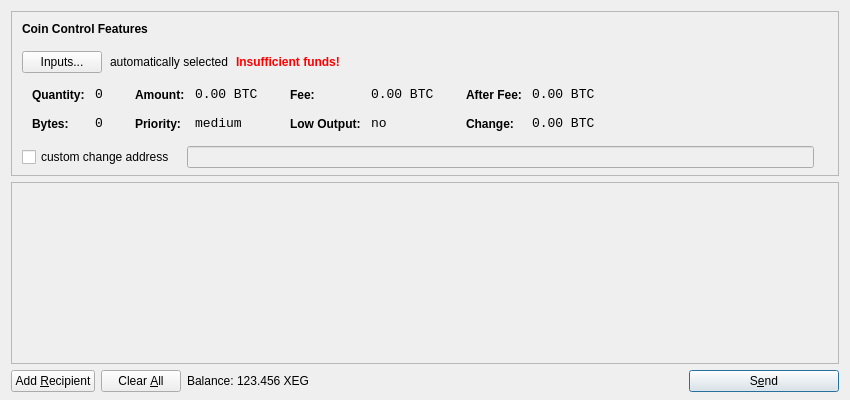
<?xml version="1.0" encoding="UTF-8"?>
<ui version="4.0">
 <class>SendCoinsDialog</class>
 <widget class="QDialog" name="SendCoinsDialog">
  <property name="geometry">
   <rect>
    <x>0</x>
    <y>0</y>
    <width>850</width>
    <height>400</height>
   </rect>
  </property>
  <property name="windowTitle">
   <string>Send Coins</string>
  </property>
  <layout class="QVBoxLayout" name="verticalLayout" stretch="0,1,0">
   <property name="bottomMargin">
    <number>8</number>
   </property>
   <item>
    <widget class="QFrame" name="frameCoinControl">
     <property name="sizePolicy">
      <sizepolicy hsizetype="Expanding" vsizetype="Expanding">
       <horstretch>0</horstretch>
       <verstretch>0</verstretch>
      </sizepolicy>
     </property>
     <property name="maximumSize">
      <size>
       <width>16777215</width>
       <height>16777215</height>
      </size>
     </property>
     <property name="frameShape">
      <enum>QFrame::StyledPanel</enum>
     </property>
     <property name="frameShadow">
      <enum>QFrame::Sunken</enum>
     </property>
     <layout class="QVBoxLayout" name="verticalLayoutCoinControl2">
      <property name="spacing">
       <number>-1</number>
      </property>
      <property name="leftMargin">
       <number>0</number>
      </property>
      <property name="topMargin">
       <number>0</number>
      </property>
      <property name="rightMargin">
       <number>0</number>
      </property>
      <property name="bottomMargin">
       <number>6</number>
      </property>
      <item>
       <layout class="QVBoxLayout" name="verticalLayoutCoinControl" stretch="0,0,0,0,1">
        <property name="spacing">
         <number>0</number>
        </property>
        <property name="leftMargin">
         <number>10</number>
        </property>
        <property name="topMargin">
         <number>10</number>
        </property>
        <item>
         <layout class="QHBoxLayout" name="horizontalLayoutCoinControl1">
          <property name="bottomMargin">
           <number>15</number>
          </property>
          <item>
           <widget class="QLabel" name="labelCoinControlFeatures">
            <property name="sizePolicy">
             <sizepolicy hsizetype="Preferred" vsizetype="Maximum">
              <horstretch>0</horstretch>
              <verstretch>0</verstretch>
             </sizepolicy>
            </property>
            <property name="font">
             <font>
              <weight>75</weight>
              <bold>true</bold>
             </font>
            </property>
            <property name="styleSheet">
             <string notr="true">font-weight:bold;</string>
            </property>
            <property name="text">
             <string>Coin Control Features</string>
            </property>
           </widget>
          </item>
         </layout>
        </item>
        <item>
         <layout class="QHBoxLayout" name="horizontalLayoutCoinControl2" stretch="0,0,0,0">
          <property name="spacing">
           <number>8</number>
          </property>
          <property name="bottomMargin">
           <number>10</number>
          </property>
          <item>
           <widget class="QPushButton" name="pushButtonCoinControl">
            <property name="styleSheet">
             <string notr="true"/>
            </property>
            <property name="text">
             <string>Inputs...</string>
            </property>
           </widget>
          </item>
          <item>
           <widget class="QLabel" name="labelCoinControlAutomaticallySelected">
            <property name="text">
             <string>automatically selected</string>
            </property>
            <property name="margin">
             <number>5</number>
            </property>
           </widget>
          </item>
          <item>
           <widget class="QLabel" name="labelCoinControlInsuffFunds">
            <property name="font">
             <font>
              <weight>75</weight>
              <bold>true</bold>
             </font>
            </property>
            <property name="styleSheet">
             <string notr="true">color:red;font-weight:bold;</string>
            </property>
            <property name="text">
             <string>Insufficient funds!</string>
            </property>
            <property name="margin">
             <number>5</number>
            </property>
           </widget>
          </item>
          <item>
           <spacer name="horizontalSpacerCoinControl">
            <property name="orientation">
             <enum>Qt::Horizontal</enum>
            </property>
            <property name="sizeHint" stdset="0">
             <size>
              <width>40</width>
              <height>1</height>
             </size>
            </property>
           </spacer>
          </item>
         </layout>
        </item>
        <item>
         <widget class="QWidget" name="widgetCoinControl" native="true">
          <property name="sizePolicy">
           <sizepolicy hsizetype="Preferred" vsizetype="Preferred">
            <horstretch>0</horstretch>
            <verstretch>0</verstretch>
           </sizepolicy>
          </property>
          <property name="minimumSize">
           <size>
            <width>0</width>
            <height>0</height>
           </size>
          </property>
          <property name="styleSheet">
           <string notr="true"/>
          </property>
          <layout class="QHBoxLayout" name="horizontalLayoutCoinControl5">
           <property name="margin">
            <number>0</number>
           </property>
           <item>
            <layout class="QHBoxLayout" name="horizontalLayoutCoinControl3" stretch="0,0,0,1">
             <property name="spacing">
              <number>20</number>
             </property>
             <property name="topMargin">
              <number>0</number>
             </property>
             <property name="bottomMargin">
              <number>10</number>
             </property>
             <item>
              <layout class="QFormLayout" name="formLayoutCoinControl1">
               <property name="horizontalSpacing">
                <number>10</number>
               </property>
               <property name="verticalSpacing">
                <number>14</number>
               </property>
               <property name="leftMargin">
                <number>10</number>
               </property>
               <property name="topMargin">
                <number>4</number>
               </property>
               <property name="rightMargin">
                <number>6</number>
               </property>
               <item row="0" column="0">
                <widget class="QLabel" name="labelCoinControlQuantityText">
                 <property name="styleSheet">
                  <string notr="true">font-weight:bold;</string>
                 </property>
                 <property name="text">
                  <string>Quantity:</string>
                 </property>
                 <property name="margin">
                  <number>0</number>
                 </property>
                </widget>
               </item>
               <item row="0" column="1">
                <widget class="QLabel" name="labelCoinControlQuantity">
                 <property name="font">
                  <font>
                   <family>Monospace</family>
                   <pointsize>10</pointsize>
                  </font>
                 </property>
                 <property name="cursor">
                  <cursorShape>IBeamCursor</cursorShape>
                 </property>
                 <property name="contextMenuPolicy">
                  <enum>Qt::ActionsContextMenu</enum>
                 </property>
                 <property name="text">
                  <string notr="true">0</string>
                 </property>
                 <property name="margin">
                  <number>0</number>
                 </property>
                 <property name="textInteractionFlags">
                  <set>Qt::LinksAccessibleByMouse|Qt::TextSelectableByKeyboard|Qt::TextSelectableByMouse</set>
                 </property>
                </widget>
               </item>
               <item row="1" column="0">
                <widget class="QLabel" name="labelCoinControlBytesText">
                 <property name="styleSheet">
                  <string notr="true">font-weight:bold;</string>
                 </property>
                 <property name="text">
                  <string>Bytes:</string>
                 </property>
                </widget>
               </item>
               <item row="1" column="1">
                <widget class="QLabel" name="labelCoinControlBytes">
                 <property name="font">
                  <font>
                   <family>Monospace</family>
                   <pointsize>10</pointsize>
                  </font>
                 </property>
                 <property name="cursor">
                  <cursorShape>IBeamCursor</cursorShape>
                 </property>
                 <property name="contextMenuPolicy">
                  <enum>Qt::ActionsContextMenu</enum>
                 </property>
                 <property name="text">
                  <string notr="true">0</string>
                 </property>
                 <property name="textInteractionFlags">
                  <set>Qt::LinksAccessibleByMouse|Qt::TextSelectableByKeyboard|Qt::TextSelectableByMouse</set>
                 </property>
                </widget>
               </item>
              </layout>
             </item>
             <item>
              <layout class="QFormLayout" name="formLayoutCoinControl2">
               <property name="horizontalSpacing">
                <number>10</number>
               </property>
               <property name="verticalSpacing">
                <number>14</number>
               </property>
               <property name="leftMargin">
                <number>6</number>
               </property>
               <property name="topMargin">
                <number>4</number>
               </property>
               <property name="rightMargin">
                <number>6</number>
               </property>
               <item row="0" column="0">
                <widget class="QLabel" name="labelCoinControlAmountText">
                 <property name="styleSheet">
                  <string notr="true">font-weight:bold;</string>
                 </property>
                 <property name="text">
                  <string>Amount:</string>
                 </property>
                 <property name="margin">
                  <number>0</number>
                 </property>
                </widget>
               </item>
               <item row="0" column="1">
                <widget class="QLabel" name="labelCoinControlAmount">
                 <property name="font">
                  <font>
                   <family>Monospace</family>
                   <pointsize>10</pointsize>
                  </font>
                 </property>
                 <property name="cursor">
                  <cursorShape>IBeamCursor</cursorShape>
                 </property>
                 <property name="contextMenuPolicy">
                  <enum>Qt::ActionsContextMenu</enum>
                 </property>
                 <property name="text">
                  <string notr="true">0.00 BTC</string>
                 </property>
                 <property name="textInteractionFlags">
                  <set>Qt::LinksAccessibleByMouse|Qt::TextSelectableByKeyboard|Qt::TextSelectableByMouse</set>
                 </property>
                </widget>
               </item>
               <item row="1" column="0">
                <widget class="QLabel" name="labelCoinControlPriorityText">
                 <property name="styleSheet">
                  <string notr="true">font-weight:bold;</string>
                 </property>
                 <property name="text">
                  <string>Priority:</string>
                 </property>
                </widget>
               </item>
               <item row="1" column="1">
                <widget class="QLabel" name="labelCoinControlPriority">
                 <property name="font">
                  <font>
                   <family>Monospace</family>
                   <pointsize>10</pointsize>
                  </font>
                 </property>
                 <property name="cursor">
                  <cursorShape>IBeamCursor</cursorShape>
                 </property>
                 <property name="contextMenuPolicy">
                  <enum>Qt::ActionsContextMenu</enum>
                 </property>
                 <property name="text">
                  <string>medium</string>
                 </property>
                 <property name="textInteractionFlags">
                  <set>Qt::LinksAccessibleByMouse|Qt::TextSelectableByKeyboard|Qt::TextSelectableByMouse</set>
                 </property>
                </widget>
               </item>
              </layout>
             </item>
             <item>
              <layout class="QFormLayout" name="formLayoutCoinControl3">
               <property name="horizontalSpacing">
                <number>10</number>
               </property>
               <property name="verticalSpacing">
                <number>14</number>
               </property>
               <property name="leftMargin">
                <number>6</number>
               </property>
               <property name="topMargin">
                <number>4</number>
               </property>
               <property name="rightMargin">
                <number>6</number>
               </property>
               <item row="0" column="0">
                <widget class="QLabel" name="labelCoinControlFeeText">
                 <property name="styleSheet">
                  <string notr="true">font-weight:bold;</string>
                 </property>
                 <property name="text">
                  <string>Fee:</string>
                 </property>
                 <property name="margin">
                  <number>0</number>
                 </property>
                </widget>
               </item>
               <item row="0" column="1">
                <widget class="QLabel" name="labelCoinControlFee">
                 <property name="font">
                  <font>
                   <family>Monospace</family>
                   <pointsize>10</pointsize>
                  </font>
                 </property>
                 <property name="cursor">
                  <cursorShape>IBeamCursor</cursorShape>
                 </property>
                 <property name="contextMenuPolicy">
                  <enum>Qt::ActionsContextMenu</enum>
                 </property>
                 <property name="text">
                  <string notr="true">0.00 BTC</string>
                 </property>
                 <property name="textInteractionFlags">
                  <set>Qt::LinksAccessibleByMouse|Qt::TextSelectableByKeyboard|Qt::TextSelectableByMouse</set>
                 </property>
                </widget>
               </item>
               <item row="1" column="0">
                <widget class="QLabel" name="labelCoinControlLowOutputText">
                 <property name="styleSheet">
                  <string notr="true">font-weight:bold;</string>
                 </property>
                 <property name="text">
                  <string>Low Output:</string>
                 </property>
                </widget>
               </item>
               <item row="1" column="1">
                <widget class="QLabel" name="labelCoinControlLowOutput">
                 <property name="font">
                  <font>
                   <family>Monospace</family>
                   <pointsize>10</pointsize>
                  </font>
                 </property>
                 <property name="cursor">
                  <cursorShape>IBeamCursor</cursorShape>
                 </property>
                 <property name="contextMenuPolicy">
                  <enum>Qt::ActionsContextMenu</enum>
                 </property>
                 <property name="text">
                  <string>no</string>
                 </property>
                 <property name="textInteractionFlags">
                  <set>Qt::LinksAccessibleByMouse|Qt::TextSelectableByKeyboard|Qt::TextSelectableByMouse</set>
                 </property>
                </widget>
               </item>
              </layout>
             </item>
             <item>
              <layout class="QFormLayout" name="formLayoutCoinControl4">
               <property name="horizontalSpacing">
                <number>10</number>
               </property>
               <property name="verticalSpacing">
                <number>14</number>
               </property>
               <property name="leftMargin">
                <number>6</number>
               </property>
               <property name="topMargin">
                <number>4</number>
               </property>
               <property name="rightMargin">
                <number>6</number>
               </property>
               <item row="0" column="0">
                <widget class="QLabel" name="labelCoinControlAfterFeeText">
                 <property name="styleSheet">
                  <string notr="true">font-weight:bold;</string>
                 </property>
                 <property name="text">
                  <string>After Fee:</string>
                 </property>
                 <property name="margin">
                  <number>0</number>
                 </property>
                </widget>
               </item>
               <item row="0" column="1">
                <widget class="QLabel" name="labelCoinControlAfterFee">
                 <property name="font">
                  <font>
                   <family>Monospace</family>
                   <pointsize>10</pointsize>
                  </font>
                 </property>
                 <property name="cursor">
                  <cursorShape>IBeamCursor</cursorShape>
                 </property>
                 <property name="contextMenuPolicy">
                  <enum>Qt::ActionsContextMenu</enum>
                 </property>
                 <property name="text">
                  <string notr="true">0.00 BTC</string>
                 </property>
                 <property name="textInteractionFlags">
                  <set>Qt::LinksAccessibleByMouse|Qt::TextSelectableByKeyboard|Qt::TextSelectableByMouse</set>
                 </property>
                </widget>
               </item>
               <item row="1" column="0">
                <widget class="QLabel" name="labelCoinControlChangeText">
                 <property name="styleSheet">
                  <string notr="true">font-weight:bold;</string>
                 </property>
                 <property name="text">
                  <string>Change:</string>
                 </property>
                </widget>
               </item>
               <item row="1" column="1">
                <widget class="QLabel" name="labelCoinControlChange">
                 <property name="font">
                  <font>
                   <family>Monospace</family>
                   <pointsize>10</pointsize>
                  </font>
                 </property>
                 <property name="cursor">
                  <cursorShape>IBeamCursor</cursorShape>
                 </property>
                 <property name="contextMenuPolicy">
                  <enum>Qt::ActionsContextMenu</enum>
                 </property>
                 <property name="text">
                  <string notr="true">0.00 BTC</string>
                 </property>
                 <property name="textInteractionFlags">
                  <set>Qt::LinksAccessibleByMouse|Qt::TextSelectableByKeyboard|Qt::TextSelectableByMouse</set>
                 </property>
                </widget>
               </item>
              </layout>
             </item>
            </layout>
           </item>
          </layout>
         </widget>
        </item>
        <item>
         <layout class="QHBoxLayout" name="horizontalLayoutCoinControl4" stretch="0,0,0">
          <property name="spacing">
           <number>12</number>
          </property>
          <property name="sizeConstraint">
           <enum>QLayout::SetDefaultConstraint</enum>
          </property>
          <property name="topMargin">
           <number>5</number>
          </property>
          <property name="rightMargin">
           <number>5</number>
          </property>
          <item>
           <widget class="QCheckBox" name="checkBoxCoinControlChange">
            <property name="text">
             <string>custom change address</string>
            </property>
           </widget>
          </item>
          <item>
           <widget class="QLineEdit" name="lineEditCoinControlChange">
            <property name="enabled">
             <bool>false</bool>
            </property>
            <property name="sizePolicy">
             <sizepolicy hsizetype="Expanding" vsizetype="Fixed">
              <horstretch>0</horstretch>
              <verstretch>0</verstretch>
             </sizepolicy>
            </property>
           </widget>
          </item>
          <item>
           <widget class="QLabel" name="labelCoinControlChangeLabel">
            <property name="sizePolicy">
             <sizepolicy hsizetype="Preferred" vsizetype="Expanding">
              <horstretch>0</horstretch>
              <verstretch>0</verstretch>
             </sizepolicy>
            </property>
            <property name="minimumSize">
             <size>
              <width>0</width>
              <height>0</height>
             </size>
            </property>
            <property name="text">
             <string/>
            </property>
            <property name="margin">
             <number>3</number>
            </property>
           </widget>
          </item>
         </layout>
        </item>
        <item>
         <spacer name="verticalSpacerCoinControl">
          <property name="orientation">
           <enum>Qt::Vertical</enum>
          </property>
          <property name="sizeHint" stdset="0">
           <size>
            <width>800</width>
            <height>1</height>
           </size>
          </property>
         </spacer>
        </item>
       </layout>
      </item>
     </layout>
    </widget>
   </item>
   <item>
    <widget class="QScrollArea" name="scrollArea">
     <property name="widgetResizable">
      <bool>true</bool>
     </property>
     <widget class="QWidget" name="scrollAreaWidgetContents">
      <property name="geometry">
       <rect>
        <x>0</x>
        <y>0</y>
        <width>830</width>
        <height>165</height>
       </rect>
      </property>
      <layout class="QVBoxLayout" name="verticalLayout_2">
       <property name="margin">
        <number>0</number>
       </property>
       <item>
        <layout class="QVBoxLayout" name="entries">
         <property name="spacing">
          <number>6</number>
         </property>
        </layout>
       </item>
       <item>
        <spacer name="verticalSpacer">
         <property name="orientation">
          <enum>Qt::Vertical</enum>
         </property>
         <property name="sizeHint" stdset="0">
          <size>
           <width>20</width>
           <height>40</height>
          </size>
         </property>
        </spacer>
       </item>
      </layout>
     </widget>
    </widget>
   </item>
   <item>
    <layout class="QHBoxLayout" name="horizontalLayout">
     <item>
      <widget class="QPushButton" name="addButton">
       <property name="toolTip">
        <string>Send to multiple recipients at once</string>
       </property>
       <property name="text">
        <string>Add &amp;Recipient</string>
       </property>
       <property name="icon">
        <iconset resource="../bitcoin.qrc">
         <normaloff>:/icons/add</normaloff>:/icons/add</iconset>
       </property>
       <property name="autoDefault">
        <bool>false</bool>
       </property>
      </widget>
     </item>
     <item>
      <widget class="QPushButton" name="clearButton">
       <property name="sizePolicy">
        <sizepolicy hsizetype="Minimum" vsizetype="Fixed">
         <horstretch>0</horstretch>
         <verstretch>0</verstretch>
        </sizepolicy>
       </property>
       <property name="toolTip">
        <string>Remove all transaction fields</string>
       </property>
       <property name="text">
        <string>Clear &amp;All</string>
       </property>
       <property name="icon">
        <iconset resource="../bitcoin.qrc">
         <normaloff>:/icons/remove</normaloff>:/icons/remove</iconset>
       </property>
       <property name="autoRepeatDelay">
        <number>300</number>
       </property>
       <property name="autoDefault">
        <bool>false</bool>
       </property>
      </widget>
     </item>
     <item>
      <layout class="QHBoxLayout" name="horizontalLayout_2">
       <property name="spacing">
        <number>3</number>
       </property>
       <item>
        <widget class="QLabel" name="label">
         <property name="text">
          <string>Balance:</string>
         </property>
        </widget>
       </item>
       <item>
        <widget class="QLabel" name="labelBalance">
         <property name="cursor">
          <cursorShape>IBeamCursor</cursorShape>
         </property>
         <property name="text">
          <string>123.456 XEG</string>
         </property>
         <property name="textInteractionFlags">
          <set>Qt::LinksAccessibleByMouse|Qt::TextSelectableByKeyboard|Qt::TextSelectableByMouse</set>
         </property>
        </widget>
       </item>
      </layout>
     </item>
     <item>
      <spacer name="horizontalSpacer">
       <property name="orientation">
        <enum>Qt::Horizontal</enum>
       </property>
       <property name="sizeHint" stdset="0">
        <size>
         <width>40</width>
         <height>20</height>
        </size>
       </property>
      </spacer>
     </item>
     <item>
      <widget class="QPushButton" name="sendButton">
       <property name="minimumSize">
        <size>
         <width>150</width>
         <height>0</height>
        </size>
       </property>
       <property name="toolTip">
        <string>Confirm the send action</string>
       </property>
       <property name="text">
        <string>S&amp;end</string>
       </property>
       <property name="icon">
        <iconset resource="../bitcoin.qrc">
         <normaloff>:/icons/send</normaloff>:/icons/send</iconset>
       </property>
       <property name="default">
        <bool>true</bool>
       </property>
      </widget>
     </item>
    </layout>
   </item>
  </layout>
 </widget>
 <resources>
  <include location="../bitcoin.qrc"/>
 </resources>
 <connections/>
</ui>
